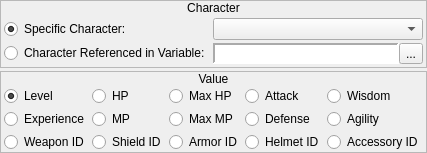
     <widget class="QWidget" name="wCharacter">
      <layout class="QVBoxLayout" name="verticalLayout_49">
       <property name="spacing">
        <number>3</number>
       </property>
       <property name="margin">
        <number>0</number>
       </property>
       <item>
        <widget class="QFrame" name="frame_19">
         <property name="sizePolicy">
          <sizepolicy hsizetype="Preferred" vsizetype="Fixed">
           <horstretch>0</horstretch>
           <verstretch>0</verstretch>
          </sizepolicy>
         </property>
         <property name="frameShape">
          <enum>QFrame::StyledPanel</enum>
         </property>
         <property name="frameShadow">
          <enum>QFrame::Raised</enum>
         </property>
         <layout class="QVBoxLayout" name="verticalLayout_46">
          <property name="spacing">
           <number>0</number>
          </property>
          <property name="margin">
           <number>0</number>
          </property>
          <item>
           <widget class="QLabel" name="label_17">
            <property name="sizePolicy">
             <sizepolicy hsizetype="Preferred" vsizetype="Fixed">
              <horstretch>0</horstretch>
              <verstretch>0</verstretch>
             </sizepolicy>
            </property>
            <property name="text">
             <string>Character</string>
            </property>
            <property name="alignment">
             <set>Qt::AlignCenter</set>
            </property>
           </widget>
          </item>
          <item>
           <widget class="QWidget" name="widget_28" native="true">
            <layout class="QHBoxLayout" name="horizontalLayout_22">
             <property name="spacing">
              <number>3</number>
             </property>
             <property name="margin">
              <number>3</number>
             </property>
             <item>
              <layout class="QVBoxLayout" name="verticalLayout_47">
               <property name="spacing">
                <number>3</number>
               </property>
               <item>
                <widget class="QRadioButton" name="character_rbSpecificCharacter">
                 <property name="sizePolicy">
                  <sizepolicy hsizetype="Fixed" vsizetype="Fixed">
                   <horstretch>0</horstretch>
                   <verstretch>0</verstretch>
                  </sizepolicy>
                 </property>
                 <property name="text">
                  <string>Specific Character:</string>
                 </property>
                 <property name="checked">
                  <bool>true</bool>
                 </property>
                </widget>
               </item>
               <item>
                <widget class="QRadioButton" name="character_rbReferencedCharacter">
                 <property name="sizePolicy">
                  <sizepolicy hsizetype="Fixed" vsizetype="Fixed">
                   <horstretch>0</horstretch>
                   <verstretch>0</verstretch>
                  </sizepolicy>
                 </property>
                 <property name="text">
                  <string>Character Referenced in Variable:</string>
                 </property>
                </widget>
               </item>
              </layout>
             </item>
             <item>
              <layout class="QVBoxLayout" name="verticalLayout_48">
               <property name="spacing">
                <number>3</number>
               </property>
               <item>
                <widget class="QComboBox" name="character_cboxCharacters"/>
               </item>
               <item>
                <widget class="QWidget" name="character_wVariable" native="true">
                 <layout class="QHBoxLayout" name="horizontalLayout_44">
                  <property name="spacing">
                   <number>0</number>
                  </property>
                  <property name="margin">
                   <number>0</number>
                  </property>
                  <item>
                   <widget class="QLabel" name="character_lblVariable">
                    <property name="sizePolicy">
                     <sizepolicy hsizetype="Preferred" vsizetype="Preferred">
                      <horstretch>0</horstretch>
                      <verstretch>0</verstretch>
                     </sizepolicy>
                    </property>
                    <property name="minimumSize">
                     <size>
                      <width>150</width>
                      <height>0</height>
                     </size>
                    </property>
                    <property name="font">
                     <font>
                      <family>Monospace</family>
                     </font>
                    </property>
                    <property name="styleSheet">
                     <string notr="true">background-color: palette(base);</string>
                    </property>
                    <property name="frameShape">
                     <enum>QFrame::Panel</enum>
                    </property>
                    <property name="frameShadow">
                     <enum>QFrame::Sunken</enum>
                    </property>
                    <property name="lineWidth">
                     <number>2</number>
                    </property>
                    <property name="text">
                     <string/>
                    </property>
                   </widget>
                  </item>
                  <item>
                   <widget class="QToolButton" name="character_bBrowseVariables">
                    <property name="text">
                     <string>...</string>
                    </property>
                    <property name="icon">
                     <iconset resource="gui_icons.qrc">
                      <normaloff>:/icons/fileopen.png</normaloff>:/icons/fileopen.png</iconset>
                    </property>
                   </widget>
                  </item>
                 </layout>
                </widget>
               </item>
              </layout>
             </item>
            </layout>
           </widget>
          </item>
         </layout>
        </widget>
       </item>
       <item>
        <widget class="QFrame" name="frame_18">
         <property name="sizePolicy">
          <sizepolicy hsizetype="Preferred" vsizetype="Fixed">
           <horstretch>0</horstretch>
           <verstretch>0</verstretch>
          </sizepolicy>
         </property>
         <property name="frameShape">
          <enum>QFrame::StyledPanel</enum>
         </property>
         <property name="frameShadow">
          <enum>QFrame::Raised</enum>
         </property>
         <layout class="QVBoxLayout" name="verticalLayout_40">
          <property name="spacing">
           <number>0</number>
          </property>
          <property name="margin">
           <number>0</number>
          </property>
          <item>
           <widget class="QLabel" name="label_16">
            <property name="sizePolicy">
             <sizepolicy hsizetype="Preferred" vsizetype="Fixed">
              <horstretch>0</horstretch>
              <verstretch>0</verstretch>
             </sizepolicy>
            </property>
            <property name="text">
             <string>Value</string>
            </property>
            <property name="alignment">
             <set>Qt::AlignCenter</set>
            </property>
           </widget>
          </item>
          <item>
           <widget class="QWidget" name="widget_27" native="true">
            <layout class="QHBoxLayout" name="horizontalLayout_21">
             <property name="spacing">
              <number>3</number>
             </property>
             <property name="leftMargin">
              <number>3</number>
             </property>
             <property name="topMargin">
              <number>0</number>
             </property>
             <property name="rightMargin">
              <number>3</number>
             </property>
             <property name="bottomMargin">
              <number>0</number>
             </property>
             <item>
              <layout class="QVBoxLayout" name="verticalLayout_41">
               <property name="spacing">
                <number>3</number>
               </property>
               <item>
                <widget class="QRadioButton" name="character_rbLevel">
                 <property name="text">
                  <string>Level</string>
                 </property>
                 <property name="checked">
                  <bool>true</bool>
                 </property>
                </widget>
               </item>
               <item>
                <widget class="QRadioButton" name="character_rbExperience">
                 <property name="text">
                  <string>Experience</string>
                 </property>
                </widget>
               </item>
               <item>
                <widget class="QRadioButton" name="character_rbWeaponID">
                 <property name="text">
                  <string>Weapon ID</string>
                 </property>
                </widget>
               </item>
              </layout>
             </item>
             <item>
              <layout class="QVBoxLayout" name="verticalLayout_42">
               <property name="spacing">
                <number>3</number>
               </property>
               <item>
                <widget class="QRadioButton" name="character_rbHP">
                 <property name="text">
                  <string>HP</string>
                 </property>
                </widget>
               </item>
               <item>
                <widget class="QRadioButton" name="character_rbMP">
                 <property name="text">
                  <string>MP</string>
                 </property>
                </widget>
               </item>
               <item>
                <widget class="QRadioButton" name="character_rbShieldID">
                 <property name="text">
                  <string>Shield ID</string>
                 </property>
                </widget>
               </item>
              </layout>
             </item>
             <item>
              <layout class="QVBoxLayout" name="verticalLayout_43">
               <property name="spacing">
                <number>3</number>
               </property>
               <item>
                <widget class="QRadioButton" name="character_rbMaxHP">
                 <property name="text">
                  <string>Max HP</string>
                 </property>
                </widget>
               </item>
               <item>
                <widget class="QRadioButton" name="character_rbMaxMP">
                 <property name="text">
                  <string>Max MP</string>
                 </property>
                </widget>
               </item>
               <item>
                <widget class="QRadioButton" name="character_rbArmorID">
                 <property name="text">
                  <string>Armor ID</string>
                 </property>
                </widget>
               </item>
              </layout>
             </item>
             <item>
              <layout class="QVBoxLayout" name="verticalLayout_44">
               <property name="spacing">
                <number>3</number>
               </property>
               <item>
                <widget class="QRadioButton" name="character_rbAttack">
                 <property name="text">
                  <string>Attack</string>
                 </property>
                </widget>
               </item>
               <item>
                <widget class="QRadioButton" name="character_rbDefense">
                 <property name="text">
                  <string>Defense</string>
                 </property>
                </widget>
               </item>
               <item>
                <widget class="QRadioButton" name="character_rbHelmetID">
                 <property name="text">
                  <string>Helmet ID</string>
                 </property>
                </widget>
               </item>
              </layout>
             </item>
             <item>
              <layout class="QVBoxLayout" name="verticalLayout_45">
               <property name="spacing">
                <number>3</number>
               </property>
               <item>
                <widget class="QRadioButton" name="character_rbWisdom">
                 <property name="text">
                  <string>Wisdom</string>
                 </property>
                </widget>
               </item>
               <item>
                <widget class="QRadioButton" name="character_rbAgility">
                 <property name="text">
                  <string>Agility</string>
                 </property>
                </widget>
               </item>
               <item>
                <widget class="QRadioButton" name="character_rbAccessoryID">
                 <property name="text">
                  <string>Accessory ID</string>
                 </property>
                </widget>
               </item>
              </layout>
             </item>
            </layout>
           </widget>
          </item>
         </layout>
        </widget>
       </item>
      </layout>
     </widget>
